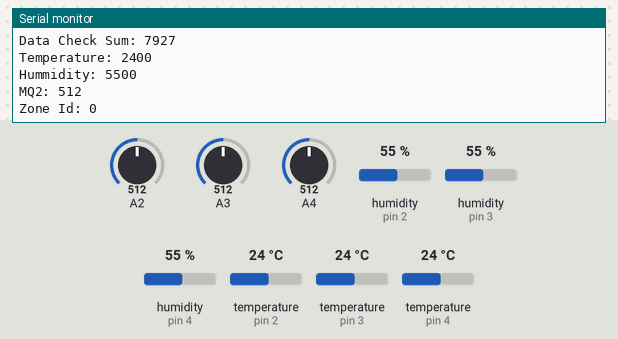
Recording of a sketch running on a simulated Arduino Uno, built with avr-gcc and run on an emulated ATmega328P. Parts: the last lines printed to the serial monitor. Inputs (shaded band) come from the test bench; at power-on: humidity (sensors on pin 2, pin 3, pin 4) 55 %, A2 = 512, A3 = 512, A4 = 512, temperature (sensors on pin 2, pin 3, pin 4) 24 °C.

Above: at 8.9 s.
9.0 s: humidity (sensor on pin 2) set to 22 %
At 10.8 s:
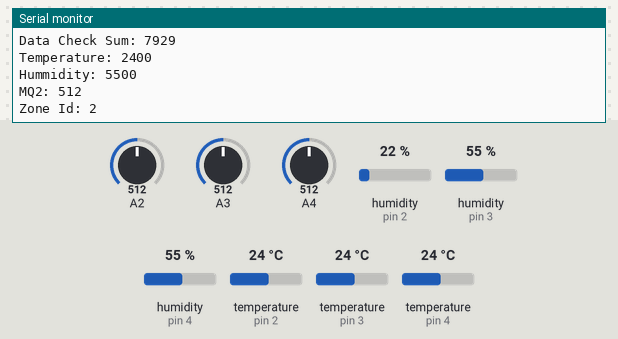
17.0 s: humidity (sensor on pin 3) set to 22 %
At 18.1 s:
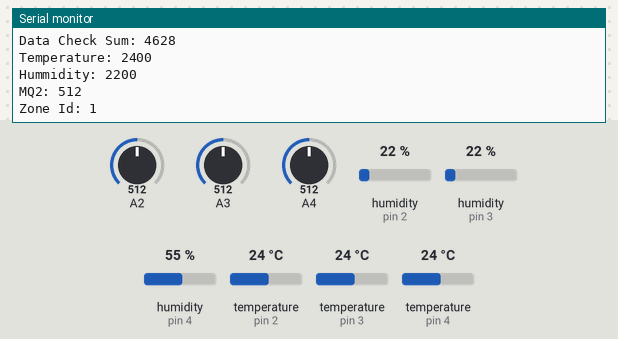
25.0 s: humidity (sensor on pin 4) set to 22 %
At 27.2 s:
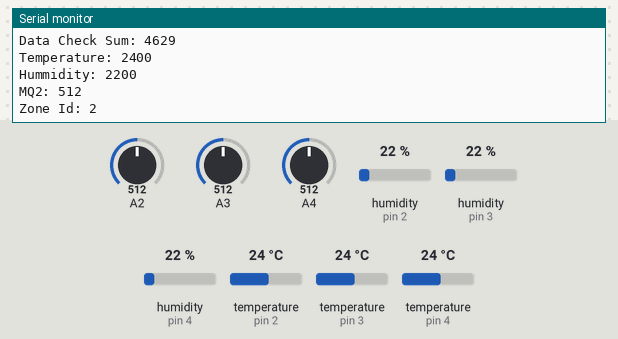
33.0 s: A2 set to 716
At 40.9 s:
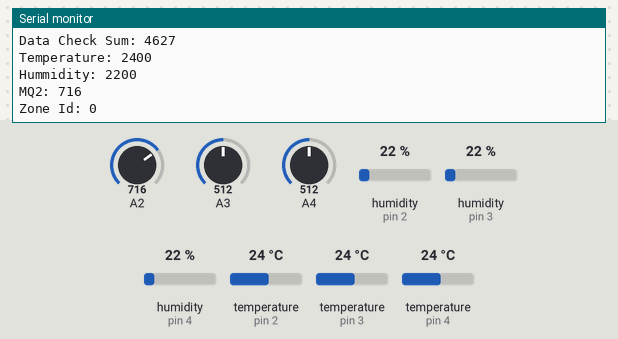
41.0 s: A3 set to 306
At 41.9 s:
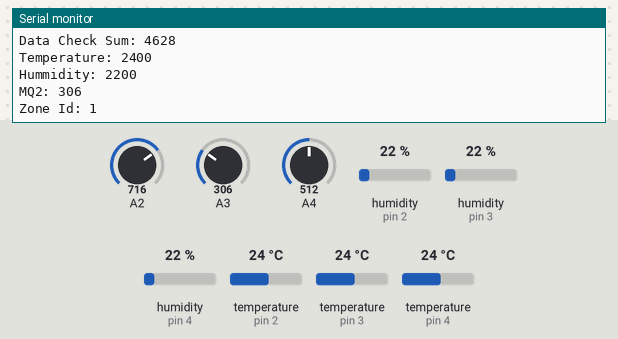
49.0 s: A4 set to 992
At 52.0 s:
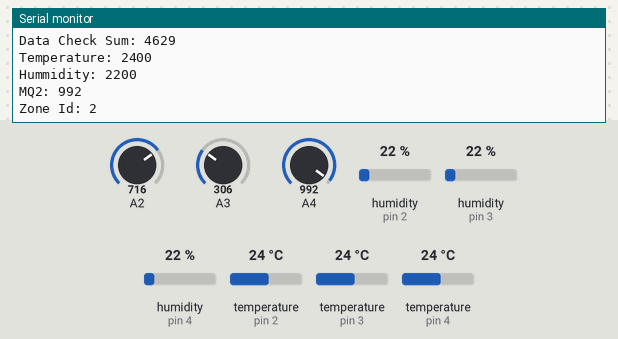
Timing chart, 0 to 53.5 s (numbered marks = the images above; inputs shaded):
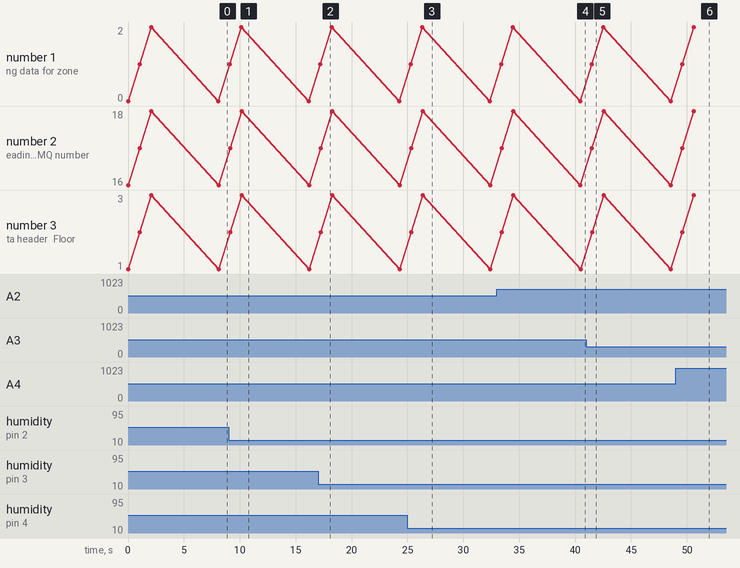

The sketch:

MQDHTSens.ino
```cpp
/*
 * This node is responsible to collect data from DHT and MQ2 sensors and to send it vie serial to MQTT publisher node (ESP6288)
 * MQTT publisher node is placed in DataPublisher scheme
 */

#include "DHT.h"
#include "DataMessage.h"

#define DHTTYPE DHT22   // DHT 22  (AM2302), AM2321

#define DHT_ZONE1 2 // DHT22 seonsor 1 read in pin
#define DHT_ZONE2 3 // DHT22 seonsor 2 read in pin
#define DHT_ZONE3 4 // DHT22 seonsor 3 read in pin

#define MQ_ZONE1 A2 // MQ2 seonsor 1 read in pin
#define MQ_ZONE2 A3 // MQ2 seonsor 2 read in pin
#define MQ_ZONE3 A4 // MQ2 seonsor 3 read in pin

#define ZONE1 0
#define ZONE2 1
#define ZONE3 2

int mqs[] = {MQ_ZONE1, MQ_ZONE2, MQ_ZONE3};
int zones[] = {ZONE1, ZONE2, ZONE3};
DHT dhts[3] = {DHT(DHT_ZONE1, DHTTYPE), DHT(DHT_ZONE2, DHTTYPE), DHT(DHT_ZONE3, DHTTYPE)};


char * ZONE_HEADERS[] = {"Floor 1", "Floor 2", "Floor 3"};

void setup() {
  Serial.begin(115200);
  Serial.println("\n Start System");
    for(int i = 0; i < 3; i++){
      dhts[i].begin();
    }
}

void loop() {
  Serial.println("\nStart getting data");

  unsigned short checkSum;
  unsigned long uBufSize = sizeof(dataMessage);
  char pBuffer[uBufSize];
  uint16_t temperature, hummidity, mq2;

  for(int i = 0; i < 3; i++){
    Serial.print("\nReading data for zone "); Serial.println(zones[i]);
    getDHTData(dhts[i], &temperature, &hummidity);
    Serial.print("\nReading MQ number "); Serial.println(mqs[i]);
    mq2 = getMQ2Data(mqs[i]);

    dataMessage packageData = prepareDataMessage(zones[i], temperature, hummidity, mq2);
    Serial.print("\nSize of the structure is: "); Serial.println(uBufSize);

    Serial.print("Data header: "); Serial.println(packageData.header);
    Serial.print("Data Check Sum: "); Serial.println(packageData.checkSum);
    Serial.print("Temperature: "); Serial.println(packageData.sensData.temperature);
    Serial.print("Hummidity: "); Serial.println(packageData.sensData.hummidity);
    Serial.print("MQ2: "); Serial.println(packageData.sensData.mq2);
    Serial.print("Zone Id: "); Serial.println(packageData.sensData.zoneId);

    memcpy(pBuffer, &packageData, uBufSize);
    free(pBuffer);
    delay(1000);
  }

  delay(5000);
}

/*
 * Getting data from specific sensor
 * param:
 *  - sensorId specify the sensor to get data from
 *
 * return: sensor data
 */
uint16_t getMQ2Data(int sensorId){
  uint16_t gasLevel = analogRead(sensorId);
  return gasLevel;
}

/*
 * Getting data from specific sensor
 * param:
 *  - sensorId specify the sensor to get data from
 *  - temperature used to return the temperature data multyplyed by 1000 (to bypass the need of float)
 *  - hummidity used to return the hummidity data multyplyed by 1000 (to bypass the need of float)
 *
 * return: 0 on success
 */
int getDHTData(DHT dht, uint16_t *temperature, uint16_t *hummidity){
  Serial.print("\n ----------------- Enter getDHTData --------------");
  // Reading temperature or humidity takes about 250 milliseconds!
  // Sensor readings may also be up to 2 seconds 'old' (its a very slow sensor)
  float h = dht.readHumidity();
  float t = dht.readTemperature();

  // Check if any reads failed and exit early (to try again).
  if (isnan(h) || isnan(t)) {
    Serial.println("\nProblem while raeading DHT data:");
    return -1;
  }

  Serial.print("\nTemperature and Hummdity before multiplication: ");
  Serial.print(t);Serial.print(" and ");Serial.println(h);
  *temperature = (uint16_t)(t * 100);
  *hummidity = (uint16_t)(h * 100);

  Serial.print("\nTemperature and Hummdity after multiplication: ");
  Serial.print(*temperature);Serial.print(" and ");Serial.println(*hummidity);

  Serial.print("\n ----------------- Exiting getDHTData --------------");
  return 0;
}

/*
 * Initialize dataMessage structure
 * params:
 *  - sensorId specify the sensor to get data from
 *  - temperature used to return the temperature data multyplyed by 1000 (to bypass the need of float)
 *  - hummidity used to return the hummidity data multyplyed by 1000 (to bypass the need of float)
 *
 * return: 0 on success
 */
dataMessage prepareDataMessage(int zone, uint16_t temperature, uint16_t hummidity, uint16_t mq2){
  dataMessage tmpDM;
  sensorsData tmpSD;

  tmpSD.temperature = temperature;
  tmpSD.hummidity = hummidity;
  tmpSD.mq2 = mq2;
  tmpSD.zoneId = zone;
  strcpy(tmpDM.header, ZONE_HEADERS[zone]);
  tmpDM.sensData = tmpSD;
  tmpDM.checkSum = calcCHKSum(tmpDM);

  return tmpDM;
}
```

Measured:
- after the input at 17.0 s, the serial monitor: prints a new line after 0.24 s (image 2)
- after the input at 25.0 s, the serial monitor: prints a new line after 1.4 s (image 3)
- after the input at 33.0 s, the serial monitor: prints a new line after 7.5 s (image 4)
- after the input at 41.0 s, the serial monitor: prints a new line after 0.52 s (image 5)
- after the input at 49.0 s, the serial monitor: prints a new line after 1.6 s (image 6)
